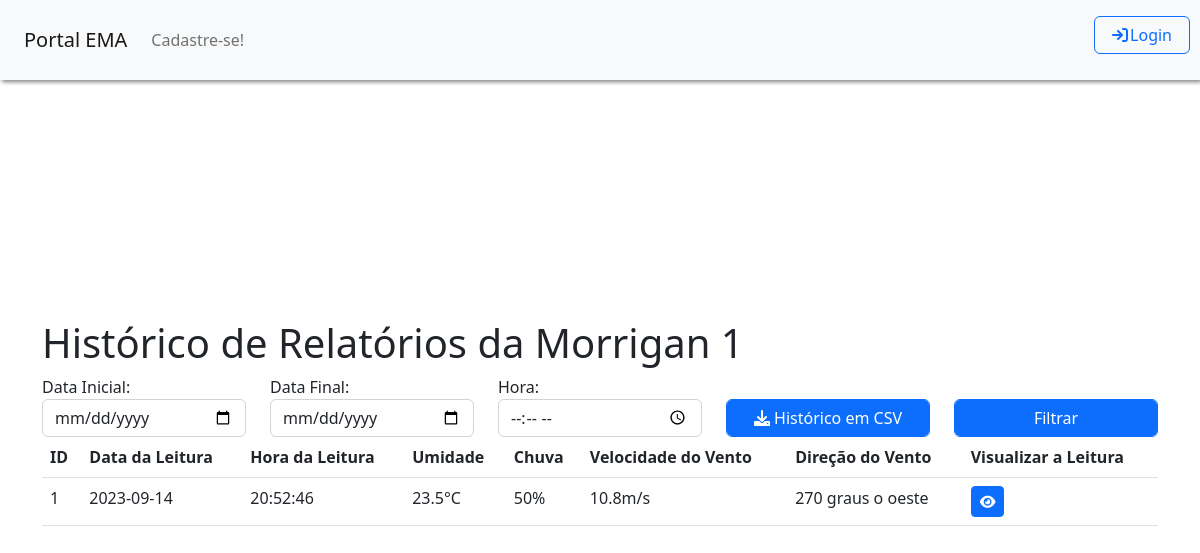
The app's page /Tela_Listar_Relatorios.php?idema=1, older data.
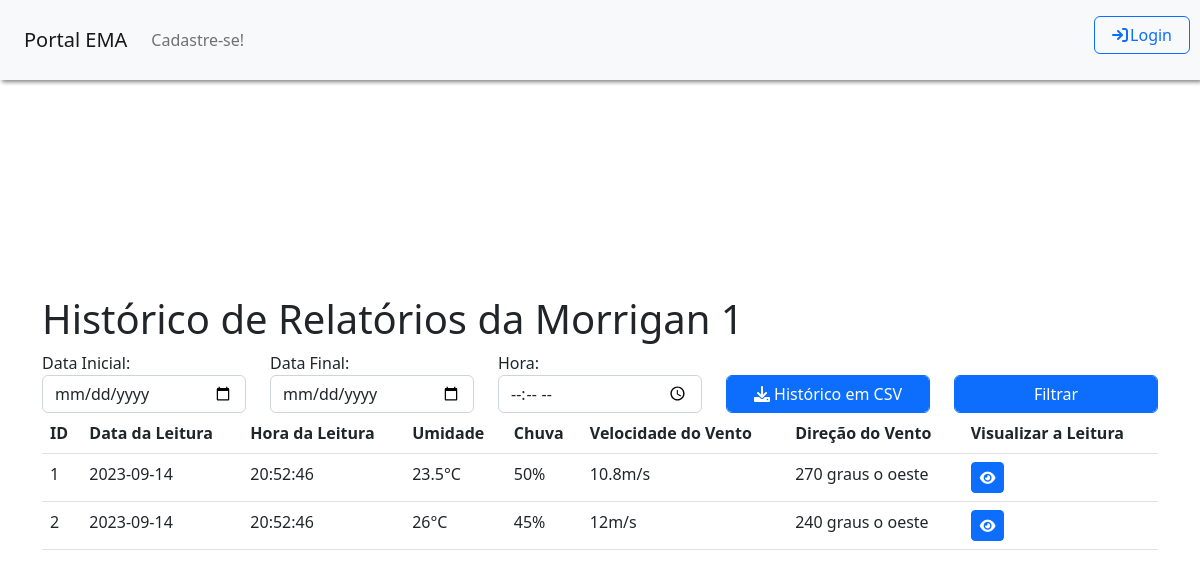
The same page, newer data.
### tables this page shows
CREATE TABLE IF NOT EXISTS emas (
  idema INT NOT NULL AUTO_INCREMENT,
  nome VARCHAR(45) NOT NULL,
  ip VARCHAR(45) NOT NULL,
  publica INT NOT NULL,
  latitude VARCHAR(45) NOT NULL,
  longitude VARCHAR(45) NOT NULL,
  usuarios_idusuario INT NOT NULL,
  certificado_ssl BLOB NULL,
  ativa INT NOT NULL,
  topico_kafka VARCHAR (45) NOT NULL,
  PRIMARY KEY (idema, usuarios_idusuario),
    FOREIGN KEY (usuarios_idusuario)
    REFERENCES usuarios (idusuario));

CREATE TABLE IF NOT EXISTS relatorios (
  idrelatorio INT NOT NULL AUTO_INCREMENT,
  data DATE NOT NULL,
  hora TIME NOT NULL,

   
  temperatura FLOAT NOT NULL,
  unidade_tem VARCHAR(5) NOT NULL,
  
  umidade FLOAT NOT NULL,
  unidade_um VARCHAR(5) NOT NULL,

  vento_velocidade FLOAT NOT NULL,
  unidade_vv VARCHAR(5) NOT NULL,
  
  vento_direcao FLOAT NOT NULL,
  unidade_vd VARCHAR(50) NOT NULL,

   
  radiacao_solar FLOAT NULL,
  unidade_rs VARCHAR(5) NULL,

  pressao_atmos FLOAT NULL,
  unidade_pa VARCHAR(5) NULL,
  
  volume_chuva FLOAT NULL,
  unidade_vc VARCHAR(5) NULL,
    
  frequencia_chuva FLOAT NULL,
  unidade_fc VARCHAR(5) NULL,
  
   
   
  nao_previstos JSON NULL,
  erro INT NULL,
  emas_idema INT,
  emas_usuarios_idusuario INT,
 PRIMARY KEY (idrelatorio, emas_idema, emas_usuarios_idusuario),
    FOREIGN KEY (emas_idema , emas_usuarios_idusuario)
    REFERENCES emas (idema , usuarios_idusuario));

### controllers/controller_relatorio.php (the view, shortened to what this page needs)
<?php
function listarRelatorios($idema) {
    $conexao = conectarBanco();
    if ($_SERVER['REQUEST_METHOD'] === 'POST') {
        $dataInicial = $_POST['data_inicial'];
        $dataFinal = $_POST['data_final'];
        $horaLeitura = $_POST['hora_leitura'];
        $sql = "SELECT * FROM relatorios WHERE 1=1 AND emas_idema = '$idema'";
        if (!empty($dataInicial)) {
            $sql .= " AND data >= '$dataInicial'";
        }
        if (!empty($dataFinal)) {
            $sql .= " AND data <= '$dataFinal'";
        }
        if (!empty($horaLeitura)) {
            $sql .= " AND hora >= '$horaLeitura'";
        }
        $result = $conexao->query($sql);
    } else {
        $sql = "SELECT * FROM relatorios WHERE 1 = 1 AND emas_idema = '$idema'";
        $result = $conexao->query($sql);
    }
    if ($result->num_rows >= 0) {
        while ($row = $result->fetch_assoc()) {
            echo '<tr id="row-' . $row['idrelatorio'] . '">';
            echo '<td>' . $row['idrelatorio'] . '</td>';
            echo '<td>' . $row['data'] . '</td>';
            echo '<td>' . $row['hora'] . '</td>';
            echo '<td>' . $row['temperatura'] . $row['unidade_tem'] . '</td>';
            echo '<td>' . $row['umidade'] . $row['unidade_um'] . '</td>';
            echo '<td>' . $row['vento_velocidade'] . $row['unidade_vv'] . '</td>';
            echo '<td>' . $row['vento_direcao'] . ' ' . $row['unidade_vd'] . '</td>';
            echo '<td>';
            echo '<a href="Tela_Visualizar_Relatorio.php?idrelatorio=' . $row['idrelatorio'] . '"><button name="btn-visualizar-relatorio" type="button" class="btn btn-primary btn-sm" onclick="">';
            echo '<i class="fas fa-eye"></i>';
            echo '</button></a>';
            echo '</td>';
            echo '</tr>';
        }
    } else {
        echo '<tr><td colspan="7">Nenhum dado encontrado.</td></tr>';
    }
}
function buscarEMAPorID($idema) {
    $conexao = conectarBanco();
    $idema = mysqli_real_escape_string($conexao, $idema);
    $query = "SELECT * FROM emas WHERE idema = '$idema'";
    $resultado = mysqli_query($conexao, $query);
    if ($resultado && mysqli_num_rows($resultado) > 0) {
        $ema = mysqli_fetch_assoc($resultado);
        return $ema;
    } else {
        return false;
    }
}
?>

### Tela_Listar_Relatorios.php (shortened to what this page needs)
<!DOCTYPE html>
<?php
require '../portalEMA/functions/geral.php';
require '../portalEMA/controllers/controller_relatorio.php';
$emaID = $_GET['idema'];
$ema = buscarEMAPorID($emaID);
?>
<html>
    <head>
        <link rel="stylesheet" type="text/css" href="../portalEMA/css/style.css">
        <link rel="stylesheet" href="https://unpkg.com/leaflet@1.7.1/dist/leaflet.css" />
        <link rel="stylesheet" href="https://cdnjs.cloudflare.com/ajax/libs/font-awesome/6.0.0-beta3/css/all.min.css">
        <link rel="stylesheet" type="text/css" href="https://cdn.jsdelivr.net/npm/bootstrap@5.2.3/dist/css/bootstrap.min.css">
    </head>
    <body>
        <?php
        menu();
        ?>
        <div class="container" style="margin-top: 5%;">
            <h1>Histórico de Relatórios da <?php echo $ema['nome'] ?></h1>
            <form method="POST" action="">
                <div class="row justify-content-between">
                    <div class="col">
                        <label for="data_inicial">Data Inicial:</label>
                        <input type="date" name="data_inicial" id="dataInicial" class="form-control">
                    </div>
                    <div class="col">
                        <label for="data_final">Data Final:</label>
                        <input type="date" name="data_final" id="dataFinal" class="form-control">
                    </div>
                    <div class="col">
                        <label for="hora_leitura">Hora:</label>
                        <input type="time" name="hora_leitura" id="hora" class="form-control">
                    </div>
                    <div class="col">
                        <a href="../portalEMA/functions/download_historico_csv.php?idema=<?php echo $emaID;?>&&nome=<?php echo $ema['nome'];?>" class="btn btn-primary form-control">
                        <i class="fas fa-download"></i>
                            Histórico em CSV
                        </a>
                    </div>
                    <div class="col">
                        <button name="btn-filtrar" type="submit" class="btn btn-primary form-control">Filtrar</button>
                    </div>
                </div>
            </form>
            <div class="table-responsive">
                <table class="table">
                    <thead>
                        <tr>
                            <th>ID</th>
                            <th>Data da Leitura</th>
                            <th>Hora da Leitura</th>
                            <th>Umidade</th>
                            <th>Chuva</th>
                            <th>Velocidade do Vento</th>
                            <th>Direção do Vento</th>
                            <th>Visualizar a Leitura</th>
                        </tr>
                    </thead>
                    <tbody>
                        <?php
                        listarRelatorios($ema['idema']);
                        ?>
                    </tbody>
                </table>
            </div>
        </div>
    </body>
</html>

### functions/geral.php (shortened to what this page needs)
<?php
function menu() {
    if (estalogado()) {
        echo '<nav class="navbar navbar-expand-lg bg-light">
            <a class="navbar-brand" style="margin-left: 2%" href="../portalEMA/Tela_Principal.php">Bem vindo, ' . $_SESSION['nome_login'] . '!</a>
            <button class="navbar-toggler" type="button" data-toggle="collapse" data-target="#navbarSupportedContent" aria-controls="navbarSupportedContent" aria-expanded="false" aria-label="Toggle navigation">
                <span class="navbar-toggler-icon"></span>
            </button>
            <div class="collapse navbar-collapse" id="navbarSupportedContent">
                <ul class="navbar-nav mr-auto">';
        if ($_SESSION['nivel_acesso'] == "1") {
            echo'<li class="nav-item dropdown">
                        <a class="nav-link dropdown-toggle" id="navbarDropdown" role="button" data-bs-toggle="dropdown" aria-haspopup="true" aria-expanded="false">
                            Usuários
                        </a>
                        <div class="dropdown-menu" aria-labelledby="navbarDropdown">
                            <a class="dropdown-item" href="../portalEMA/Tela_Cadastro_Usuario.php">Cadastrar Usuário</a>
                            <div class="dropdown-divider"></div>
                            <a class="dropdown-item" href="../portalEMA/Tela_Listar_Usuarios.php">Listar Usuários</a>
                        </div>
                    </li>';
        }
        echo'    <li class="nav-item dropdown">
                        <a class="nav-link dropdown-toggle" id="navbarDropdown" role="button" data-bs-toggle="dropdown" aria-haspopup="true" aria-expanded="false">
                            EMAs
                        </a>
                        <div class="dropdown-menu" aria-labelledby="navbarDropdown">
                            <a class="dropdown-item" href="../portalEMA/Tela_Cadastro_EMA.php">Cadastrar EMA</a>
                            <div class="dropdown-divider"></div>
                            <a class="dropdown-item" href="../portalEMA/Tela_Listar_EMAs.php">Apresentar EMAs</a>
                        </div>
                    </li>
               <li class="nav-item">
                <form action="../portalEMA/functions/logout.php">
                    <button style="position: absolute; top: 20%; right: 10px; width:8%;" class="btn btn-outline-danger" type="submit"><i style="padding-right: 3%;" class="fas fa-sign-out"></i>Logout</button>
                </form>
                </li>
                </ul>
            </div>
        </nav>';
    } else {
        echo '
            <nav class="navbar navbar-expand-lg bg-light">
            <a class="navbar-brand" style="margin-left: 2%" href="../portalEMA/Tela_Principal.php">Portal EMA</a>
            <button class="navbar-toggler" type="button" data-toggle="collapse" data-target="#navbarSupportedContent" aria-controls="navbarSupportedContent" aria-expanded="false" aria-label="Toggle navigation">
                <span class="navbar-toggler-icon"></span>
            </button>
            <div class="collapse navbar-collapse" id="navbarSupportedContent">
                <ul class="navbar-nav mr-auto">
                <li class="nav-item">
                    <a href="../portalEMA/Tela_Cadastro_Usuario.php" class="nav-link" role="button">
                        Cadastre-se!
                    </a>
                </li>
                <li class="nav-item">
                <form action="../portalEMA/Tela_Login.php">
                    <button style="position: absolute; top: 20%; right: 10px; width:8%;" class="btn btn-outline-primary" type="submit"><i style="padding-right: 3%;" class="fas fa-sign-in"></i>Login</button>
                </form>
                </li>
                </ul>
            </div>
        </nav>';
    }
}
?>

### css/style.css (style rules this page uses)
html, body { height: 100%; }
body { display: -ms-flexbox; display: -webkit-box; display: flex; -ms-flex-align: center; -ms-flex-pack: center; -webkit-box-align: center; align-items: center; -webkit-box-pack: center; justify-content: center; padding-top: 40px; padding-bottom: 40px; background-color: #f5f5f5; }

### Tela_Listar_Relatorios.php (style rules this page uses)
.navbar { position: fixed; top: 0; width: 100%; height: 10%; z-index: 2; filter: drop-shadow(2px 2px 2px grey); }

Row changes from the older to the newer data that the page shows:
added relatorios: idrelatorio "2", data "2023-09-14", hora "20:52:46", temperatura "26", unidade_tem "°C", umidade "45", unidade_um "%", vento_velocidade "12", unidade_vv "m/s", vento_direcao "240", unidade_vd "graus o oeste"
